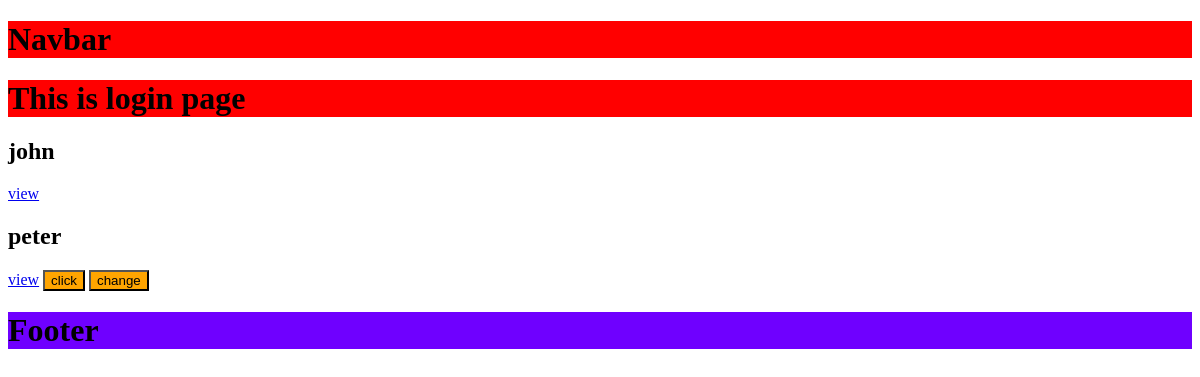
Before: /home/ with the older database file.
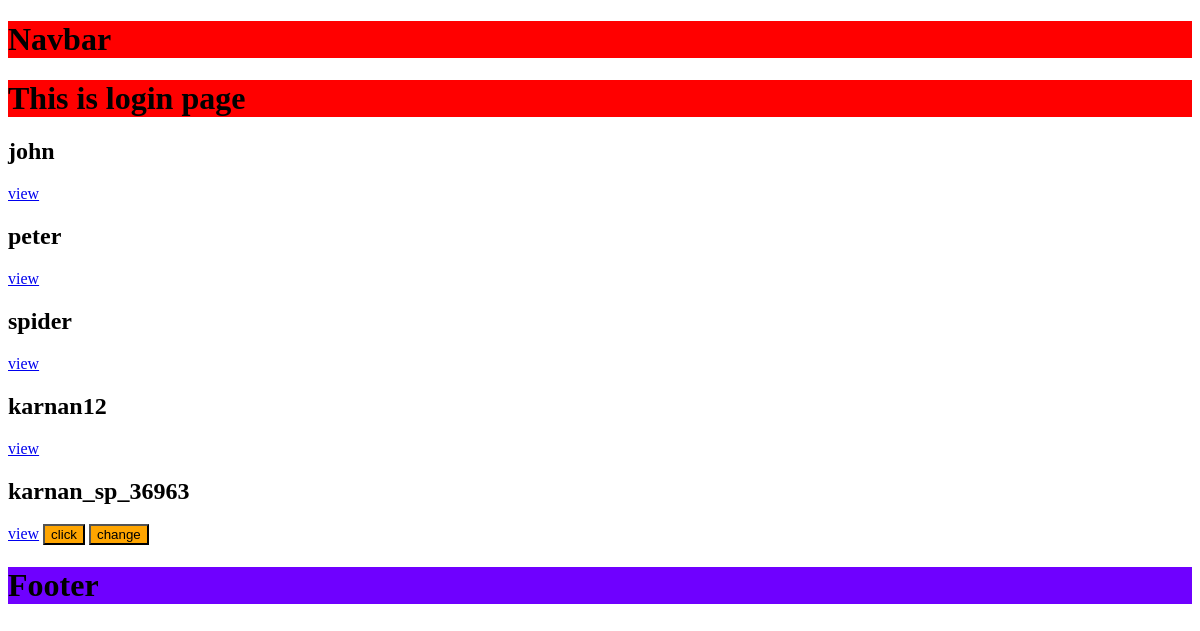
After: the same page with the newer database file.
### user_post/models.py (models this page shows, shortened)
class User_data(models.Model):
    name = models.CharField(max_length=100)
    email = models.EmailField(unique=True)
    password = models.CharField(max_length=100)

### user_post/views.py (the view)
# urls.py: 2. Add a URL to urlpatterns:  path('', views.home, name='home')
def home(request):
    users = User_data.objects.all()
    return render(request, 'index.html', {'users': users, 'role':"student"})

### user_post/templates/index.html (shortened to what this page needs)
{% extends "base.html" %}
{% block content %}
    <h1>This is login page </h1>
    {% for i in users %}
        {% if role == "admin" %}
                <h2 style="background-color: red;">{{ i.name }}</h2>
                <a href="/profile/delete/{{ i.id }}/">delete</a>
                <a href="/profile/{{ i.id }}">view</a>
                <a href="/profile/update/{{ i.id }}/">update</a>
        {% else %}
        <h2>{{ i.name }}</h2>
       <a href="/profile/{{ i.id }}">view</a>
           {% endif %}
    {% endfor %}
      {% include "btn.html" with name="click" color="red" %}
        {% include "btn.html" with name="change" %}
{% endblock %}

Changed rows visible on the page:
added User_data: name "spider"
added User_data: name "karnan12"
added User_data: name "karnan_sp_36963"
